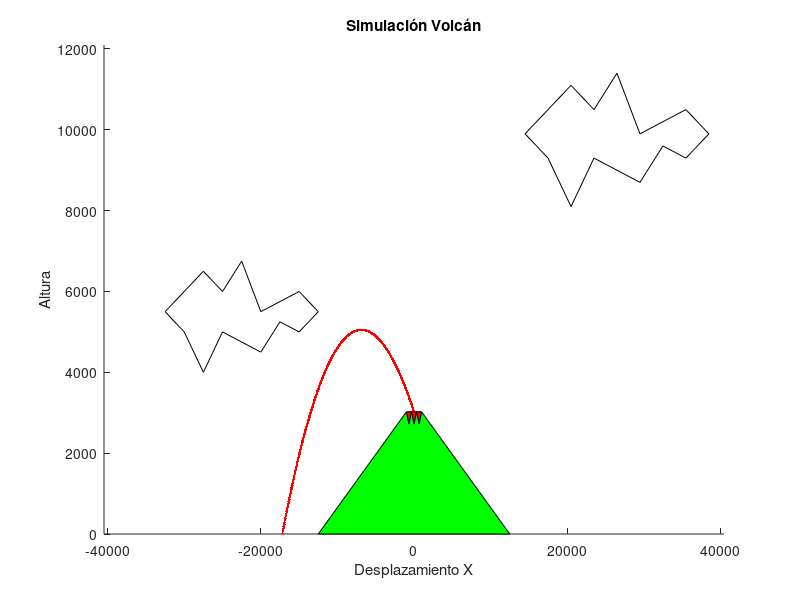

Write the MATLAB code that produced this figure. (Note: this script raises an error after producing the figure.)
clc;
clear all;


base = 25000;
crater = 2000;
h = 3020;
paso = 3;

m_crat = crater/2;
m_base = base/2;
ps_fj = crater/paso;

x = [-m_base,-m_crat, m_crat, m_base, -m_base];
y = [0,h, h, 0, 0];

set(gca, 'Color', 'cyan');
hold on;

fill(x, y, 'g');

for i = 1:paso
    s = -m_crat;
    sh = 300;
    x = [s+i*ps_fj-ps_fj, s+i*ps_fj, s+i*ps_fj-(ps_fj/2), s+i*ps_fj-ps_fj];
    y = [h, h, h-sh, h];
    fill(x, y, 'r');
end

offset_x = -32500;
offset_y = 3500;
size = 500;

x_nube = [0, 2, 3, 4, 5, 7, 8, 7, 6, 5, 3, 2, 1, 0];
x_nube = x_nube*5;
y_nube = [4, 6, 5, 6.5, 4, 5, 4, 3, 3.5, 2, 3, 1, 3, 4];

x_nube2 = [0, 2, 3, 4, 5, 7, 8, 7, 6, 5, 3, 2, 1, 0];
x_nube2 = x_nube2*5;
y_nube2 = [4, 6, 5, 6.5, 4, 5, 4, 3, 3.5, 2, 3, 1, 3, 4];

x_nube = (x_nube*size);
y_nube = (y_nube*size);

x_nube = x_nube + offset_x;
y_nube = y_nube + offset_y;

offset_x_2 = 14500;
offset_y_2 = 7500;
size = 600;

x_nube2 = (x_nube2*size);
y_nube2 = (y_nube2*size);

x_nube2 = x_nube2 + offset_x_2;
y_nube2 = y_nube2 + offset_y_2;

fill(x_nube, y_nube, 'w');
fill(x_nube2, y_nube2, 'w');



x = [0,m_base-m_crat, m_base-m_crat, 0];
y = [0,h, 0, 0];

%-------------------------------------------
title('Simulación Volcán');
xlabel('Desplazamiento X');
ylabel('Altura');

%-------------------------------------------------------------------------------

axis([-4.0474e+04,4.0474e+04,0,1.2098e+04]);

n = 3;

for i = 1:n
    
    %Variables
    vi = randi([100,300]);
    angulo = randi([25,155]);
    densidad_aire = 1.225;
    arrastre = 0.47;
    densidad_roca = 2700;
    radio_roca = randi([1,32]);
    volumen_roca = (4/3)*pi*radio_roca^3;
    area_roca = pi*(radio_roca^2) ;
    altura_volcan = 3020;
    g = 9.81;
    m = radio_roca^3*(4*pi/3)*densidad_roca;

    %Calculamos el coeficiente de friccion
    b = (1/2)*densidad_aire*arrastre*area_roca;

    vix = vi*cosd(angulo);
    viy = vi*sind(angulo);

    dt = 0.25;
    xn = 0;
    yn = altura_volcan;

    xnMENOS1 = xn-vix*dt;
    ynMENOS1 = yn-viy*dt + (1/2)*(-g)*dt^2;
    
    while yn > 0
        %Cálculos
        axn = (b*(vix^2))/m;
        ayn = (-g)-((viy/abs(viy)))*((b*(viy^2))/m);

        xnMAS1 = (2*xn-xnMENOS1)+(1/2*axn*(dt^2));
        ynMAS1 = (2*yn-ynMENOS1)+(1/2*ayn*(dt^2));

        vix = (xnMAS1-xn)/dt;
        viy = (ynMAS1-yn)/dt;

        %Actualizar variables
        xnMENOS1 = xn;
        xn = xnMAS1;
        ynMENOS1 = yn;
        yn = ynMAS1;

        hold on;
        plot(xn, yn, '.r');
        pause(1e-15);
    end
    redondeado=round(abs(xn),2);
    prueba = num2str(redondeado);
    txt="\fontsize{18}\bf El caso "+i+" tiene un alcance máximo horizontal de "+prueba+" m";
    text(-4*10^4,11500-i*450,txt);
end

